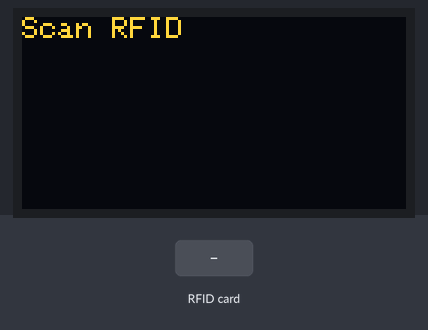
The sketch below on a simulated ESP32. Shown: 128×64 one-colour display. The inputs (shaded band) are chosen by the test bench. The OLED is the two-colour kind (top 16 rows yellow); WiFi joins after 1.5 s; servers stay silent unless stated; the local clock reads 2024-03-15 10:24:30 at power-on unless the sketch sets it; random numbers use the default seed unless the sketch sets one; the Firebase database answers and starts empty; what the sketch prints to the serial monitor is not drawn.

Above: at 3.8 s.
3.9 s: RFID card 12 34 56 78 held to the reader
At 6.0 s:
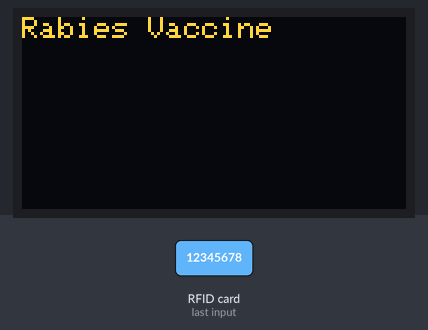
At 8.2 s:
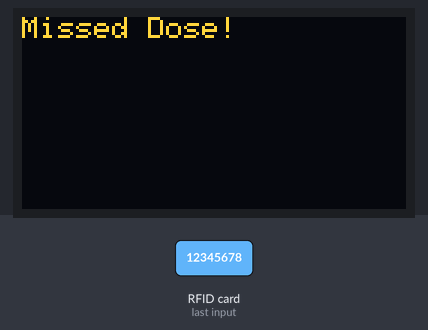
8.9 s: RFID card 5E 7A 19 C4 held to the reader
Timing chart, 0 to 11.9 s (numbered marks = the images above; inputs shaded):
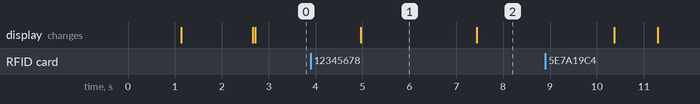

The sketch:

dhanushproject.ino
```cpp
#include <WiFi.h>
#include <SPI.h>
#include <MFRC522.h>
#include <Wire.h>
#include <Adafruit_GFX.h>
#include <Adafruit_SSD1306.h>
#include <Adafruit_Fingerprint.h>
#include <Firebase_ESP_Client.h>
#include "time.h"

/* WIFI */
#define WIFI_SSID "project"
#define WIFI_PASSWORD "12345678"

/* FIREBASE */
#define API_KEY "AIzaSyA2agIFvlbFSwsgMZIEJZLVAPv8JtXCUCo"
#define DATABASE_URL "https://rabies-vaccine-system-default-rtdb.firebaseio.com/"

/* RFID */
#define SS_PIN 5
#define RST_PIN 4
MFRC522 rfid(SS_PIN, RST_PIN);

/* OLED */
#define SCREEN_WIDTH 128
#define SCREEN_HEIGHT 64
Adafruit_SSD1306 lcd(SCREEN_WIDTH, SCREEN_HEIGHT, &Wire, -1);

/* Fingerprint */
HardwareSerial mySerial(2);
Adafruit_Fingerprint finger = Adafruit_Fingerprint(&mySerial);

/* Buttons */
#define BTN_PRESENT 32
#define BTN_REGISTER 33

/* Firebase */
FirebaseData fbdo;
FirebaseAuth auth;
FirebaseConfig config;

bool signupOK=false;
String uid="";

int doseDays[5]={0,3,7,14,28};

void showOLED(String line1, String line2="")
{
  lcd.clearDisplay();
  lcd.setCursor(0,0);
  lcd.println(line1);

  if(line2!="")
  {
    lcd.setCursor(0,20);
    lcd.println(line2);
  }

  lcd.display();
}

void updateLatestScan(String scanType, String statusMsg)
{
  time_t now;
  time(&now);

  int fingerID = 0;

  String fingerPath = "Patients/" + uid + "/fingerID";

  if (Firebase.RTDB.getInt(&fbdo, fingerPath))
  {
    fingerID = fbdo.intData();
  }

  Firebase.RTDB.setString(&fbdo, "LatestScan/uid", uid);
  Firebase.RTDB.setInt(&fbdo, "LatestScan/fingerID", fingerID);
  Firebase.RTDB.setString(&fbdo, "LatestScan/scanType", scanType);
  Firebase.RTDB.setString(&fbdo, "LatestScan/status", statusMsg);
  Firebase.RTDB.setInt(&fbdo, "LatestScan/timestamp", now);

  Serial.println("LatestScan updated");
}

void setup()
{
  Serial.begin(115200);

  pinMode(BTN_PRESENT,INPUT_PULLUP);
  pinMode(BTN_REGISTER,INPUT_PULLUP);

  /* OLED */
  Wire.begin(21,22);

  if(!lcd.begin(SSD1306_SWITCHCAPVCC, 0x3C))
  {
    Serial.println("OLED failed");
    while(true);
  }

  lcd.clearDisplay();
  lcd.setTextSize(1);
  lcd.setTextColor(SSD1306_WHITE);

  showOLED("System Starting");

  /* RFID */
  SPI.begin(18,19,23,5);
  rfid.PCD_Init();

  /* Fingerprint */
  mySerial.begin(57600,SERIAL_8N1,16,17);
  finger.begin(57600);

  if (finger.verifyPassword())
    Serial.println("Fingerprint OK");
  else
    Serial.println("Fingerprint FAIL");

  /* WiFi */
  WiFi.begin(WIFI_SSID,WIFI_PASSWORD);

  showOLED("Connecting WiFi");

  while(WiFi.status()!=WL_CONNECTED)
  {
    delay(500);
    Serial.print(".");
  }

  showOLED("WiFi Connected");

  /* Firebase */
  config.api_key = API_KEY;
  config.database_url = DATABASE_URL;

  if(Firebase.signUp(&config,&auth,"",""))
  {
    signupOK=true;
  }

  Firebase.begin(&config,&auth);
  Firebase.reconnectWiFi(true);

  configTime(0,0,"pool.ntp.org");

  showOLED("Scan RFID");
}

void loop()
{
  if (!rfid.PICC_IsNewCardPresent())
  {
    delay(200);
    return;
  }

  if (!rfid.PICC_ReadCardSerial())
  {
    return;
  }

  uid="";

  for (byte i = 0; i < rfid.uid.size; i++)
  {
    uid += String(rfid.uid.uidByte[i], HEX);
  }

  uid.toUpperCase();

  updateLatestScan("RFID", "SCANNED");

  showOLED("Rabies Vaccine");

  delay(2000);

  checkPatient();

  rfid.PICC_HaltA();
  rfid.PCD_StopCrypto1();

  showOLED("Scan RFID");
}

void checkPatient()
{
  String path="Patients/"+uid+"/fingerID";

  if(Firebase.RTDB.getInt(&fbdo,path))
  {
    int dose;

    Firebase.RTDB.getInt(&fbdo,"Patients/"+uid+"/dose");
    dose=fbdo.intData();

    checkSchedule(dose);
  }
  else
  {
    showOLED("New Patient","Press Register");

    while(digitalRead(BTN_REGISTER)==HIGH);

    registerPatient();
  }
}

void registerPatient()
{
  showOLED("Scan Finger");

  int id=enrollFinger();

  if(id>0)
  {
    Firebase.RTDB.setInt(&fbdo,"Patients/"+uid+"/fingerID",id);
    Firebase.RTDB.setInt(&fbdo,"Patients/"+uid+"/dose",0);

    time_t now;
    time(&now);

    Firebase.RTDB.setInt(&fbdo,"Patients/"+uid+"/day0",now);

    updateLatestScan("RFID", "REGISTERED");

    showOLED("Registered");

    delay(2000);
  }
}

void checkSchedule(int dose)
{
  time_t now;
  time(&now);

  int day0;

  Firebase.RTDB.getInt(&fbdo,"Patients/"+uid+"/day0");
  day0=fbdo.intData();

  int days=(now-day0)/86400;

  if(dose >= 5)
  {
    showOLED("Completed");
    updateLatestScan("RFID", "COMPLETED");
    delay(2000);
    return;
  }

  if(days==doseDays[dose])
  {
    showOLED("Give Vaccine","Press Present");

    while(digitalRead(BTN_PRESENT)==HIGH);

    dose++;

    Firebase.RTDB.setInt(&fbdo,"Patients/"+uid+"/dose",dose);

    showOLED("Dose Updated");

    updateLatestScan("RFID", "DOSE_UPDATED");

    delay(2000);
  }
  else if(days>doseDays[dose])
  {
    showOLED("Missed Dose!");

    updateLatestScan("RFID", "MISSED_DOSE");

    delay(2000);
  }
  else
  {
    showOLED("Not Due Yet");

    updateLatestScan("RFID", "NOT_DUE_YET");

    delay(2000);
  }
}

int enrollFinger()
{
  int id=random(1,200);

  while(finger.getImage()!=FINGERPRINT_OK);

  finger.image2Tz(1);

  delay(2000);

  while(finger.getImage()!=FINGERPRINT_OK);

  finger.image2Tz(2);

  if(finger.createModel()==FINGERPRINT_OK)
  {
    finger.storeModel(id);
    return id;
  }

  return -1;
}
```

Measured:
- after the input at 3.9 s, the display: changes after 1.1 s (image 1)
- what the display in image 1 shows lasts 2.4 s, from 5.0 s to 7.4 s
